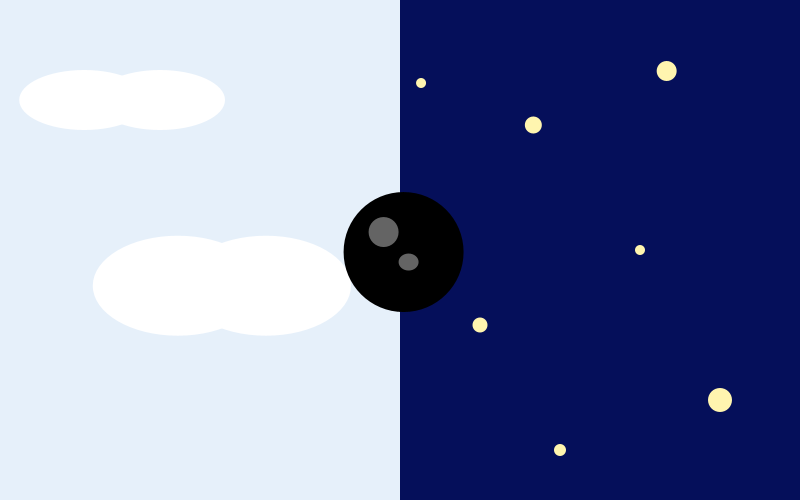
Frame 1 (no input)
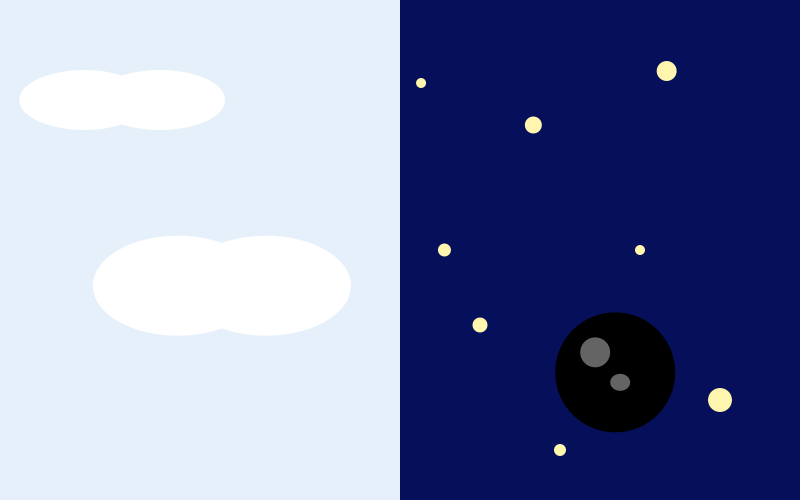
Frame 60 (the mouse pressed at the canvas centre just before this capture)
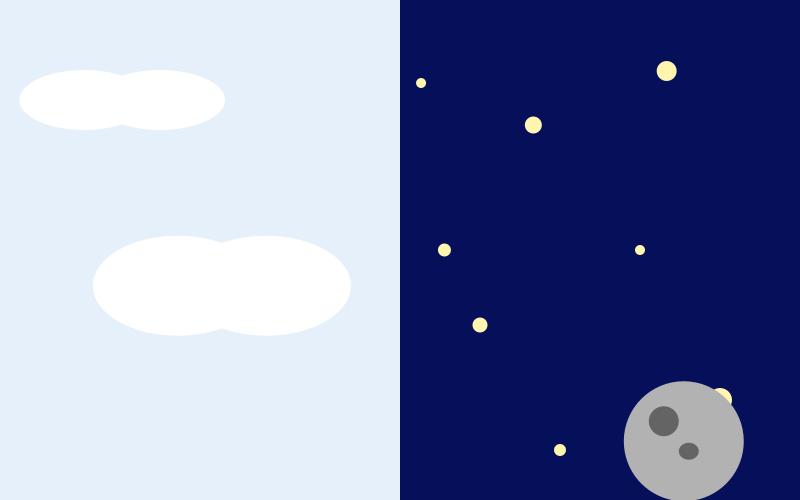
Frame 120 (the mouse held since frame 60 and released just before this capture)

The Processing sketch that drew these frames (run headless with seeded random() and noise(); from frame 60 on, the mouse is pressed at the canvas centre):

// Processing sketch: processing_183083
// ── processing_183083.pde

//variables
int sz;
float posicioX;
float posicioY;
float velocitatX;
float velocitatY;
float colorLluna;
float colorSol1;
float colorSol2;
float colorSol3;

void setup() {
  size(800, 500);
  posicioX = width/2;
  posicioY = height/2;
  velocitatX = random(1,5);
  velocitatY = random(1,5);
  sz = 120;
}

void draw() {
  noStroke();
  
  //fons dia
  fill(230,240,250);
  rect(0,0,width/2,height);
    //núvols dia
    fill(255);
    ellipse(width/3,height/1.75,sz+50,sz-20);
    ellipse(width/4.5,height/1.75,sz+50,sz-20);
    ellipse(width/5,height/5,sz+10,sz/2);
    ellipse(width/9.5,height/5,sz+10,sz/2);
  
 //fons nit
  fill(5,15,90);
  rect(width/2,0,width/2,height);
    //estrelles nit
    fill(255,245,175);
    ellipse(width/1.5,height/4,sz/7,sz/7);
    ellipse(width/1.8,height/2,sz/9,sz/9);
    ellipse(width/1.2,height/7,sz/6,sz/6);
    ellipse(width/1.90,height/6,sz/11,sz/11);
    ellipse(width*0.9,height*0.8,sz/5,sz/5);
    ellipse(width*0.7,height*0.9,sz/10,sz/10);
    ellipse(width*0.6,height*0.65,sz/8,sz/8);
    ellipse(width/1.25,height*0.5,sz/12,sz/12);
   noFill();

  //moviment
  posicioX = posicioX + velocitatX;
  posicioY = posicioY + velocitatY;

  if (posicioX < 0 + sz/2 || posicioX > width - sz/2) {
    velocitatX = -velocitatX;
  }
  
  if (posicioY < 0 + sz/2 || posicioY > height - sz/2) {
    velocitatY = -velocitatY;
  }

  
  if(posicioX < width/2){ //sol
    fill(colorSol1,colorSol2,colorSol3);
    stroke(colorSol1,colorSol2,colorSol3);
    strokeWeight(3);
    line(posicioX+sz,posicioY,posicioX-sz,posicioY);
    line(posicioX,posicioY+sz,posicioX,posicioY-sz);
    line(posicioX-sz/2,posicioY-sz/2,posicioX+sz/2,posicioY+sz/2);
    line(posicioX+sz/2,posicioY-sz/2,posicioX-sz/2,posicioY+sz/2);

  } else { //lluna
   fill(colorLluna);
    noStroke();
  }
  
  ellipse(posicioX, posicioY, sz, sz);
  
  if(posicioX > width/2){ //cràters
    fill(100);
    ellipse(posicioX-20,posicioY-20,sz/4,sz/4);
    ellipse(posicioX+5,posicioY+10,sz/6,sz/7);
  }
}

void mousePressed(){
  //posicions
  posicioX = mouseX;
  posicioY = mouseY;
  //velocitats
  velocitatX = random(2,7);
  velocitatY = random(2,7);
  //colors 
  colorLluna = random(50,200);
  colorSol1 = 250;
  colorSol2 = random (0,100);
  colorSol3 = random (0,30);
}

//void mouseReleased(){ -- intent fallit
